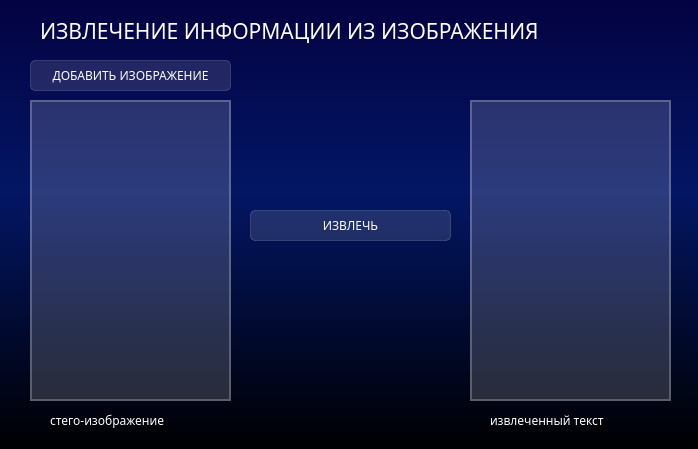
<?xml version="1.0" encoding="UTF-8"?>
<ui version="4.0">
 <class>Dialog</class>
 <widget class="QDialog" name="Dialog">
  <property name="geometry">
   <rect>
    <x>0</x>
    <y>0</y>
    <width>698</width>
    <height>449</height>
   </rect>
  </property>
  <property name="windowTitle">
   <string>Dialog</string>
  </property>
  <property name="styleSheet">
   <string notr="true">background-color: qlineargradient(spread:pad, x1:0, y1:0, x2:0, y2:1, stop:0 rgba(4,2,65,1), stop: 0.427447 rgba(3,22,100,1), stop: 1 rgba(0, 0, 0, 255));
font-family: LPM PuffPuff;</string>
  </property>
  <widget class="QLabel" name="l_title">
   <property name="geometry">
    <rect>
     <x>40</x>
     <y>10</y>
     <width>621</width>
     <height>41</height>
    </rect>
   </property>
   <property name="styleSheet">
    <string notr="true">background-color: none;
color: white;
font-size: 21px;

</string>
   </property>
   <property name="text">
    <string>ИЗВЛЕЧЕНИЕ ИНФОРМАЦИИ ИЗ ИЗОБРАЖЕНИЯ</string>
   </property>
  </widget>
  <widget class="QPushButton" name="b_extract_data">
   <property name="geometry">
    <rect>
     <x>250</x>
     <y>210</y>
     <width>201</width>
     <height>31</height>
    </rect>
   </property>
   <property name="styleSheet">
    <string notr="true">background-color: rgba(255,255,255,30);
border: 1px solid rgba(255,255,255,40);
border-radius: 5px;
color: white;
font-size: 12px;</string>
   </property>
   <property name="text">
    <string>ИЗВЛЕЧЬ</string>
   </property>
  </widget>
  <widget class="QPushButton" name="b_add_img">
   <property name="geometry">
    <rect>
     <x>30</x>
     <y>60</y>
     <width>201</width>
     <height>31</height>
    </rect>
   </property>
   <property name="cursor">
    <cursorShape>ArrowCursor</cursorShape>
   </property>
   <property name="styleSheet">
    <string notr="true">background-color: rgba(255,255,255,30);
border: 1px solid rgba(255,255,255,40);
border-radius: 5px;
color: white;
font-size: 12px;</string>
   </property>
   <property name="text">
    <string>ДОБАВИТЬ ИЗОБРАЖЕНИЕ</string>
   </property>
  </widget>
  <widget class="QLabel" name="l_name_stego">
   <property name="geometry">
    <rect>
     <x>50</x>
     <y>410</y>
     <width>161</width>
     <height>20</height>
    </rect>
   </property>
   <property name="styleSheet">
    <string notr="true">background-color: none;
color: white;
font-size: 12px;</string>
   </property>
   <property name="text">
    <string>стего-изображение</string>
   </property>
  </widget>
  <widget class="QLabel" name="l_name_text">
   <property name="geometry">
    <rect>
     <x>490</x>
     <y>410</y>
     <width>161</width>
     <height>20</height>
    </rect>
   </property>
   <property name="styleSheet">
    <string notr="true">background-color: none;
color: white;
font-size: 12px;</string>
   </property>
   <property name="text">
    <string>извлеченный текст</string>
   </property>
  </widget>
  <widget class="QLabel" name="l_data_extract">
   <property name="geometry">
    <rect>
     <x>470</x>
     <y>100</y>
     <width>201</width>
     <height>301</height>
    </rect>
   </property>
   <property name="styleSheet">
    <string notr="true">background-color: rgba(255,255,255,40);
border: 2px solid rgba(255,255,255,60);</string>
   </property>
   <property name="text">
    <string/>
   </property>
  </widget>
  <widget class="QLabel" name="l_image_add">
   <property name="geometry">
    <rect>
     <x>30</x>
     <y>100</y>
     <width>201</width>
     <height>301</height>
    </rect>
   </property>
   <property name="styleSheet">
    <string notr="true">background-color: rgba(255,255,255,40);
border: 2px solid rgba(255,255,255,60);</string>
   </property>
   <property name="text">
    <string/>
   </property>
  </widget>
 </widget>
 <resources/>
 <connections/>
</ui>
